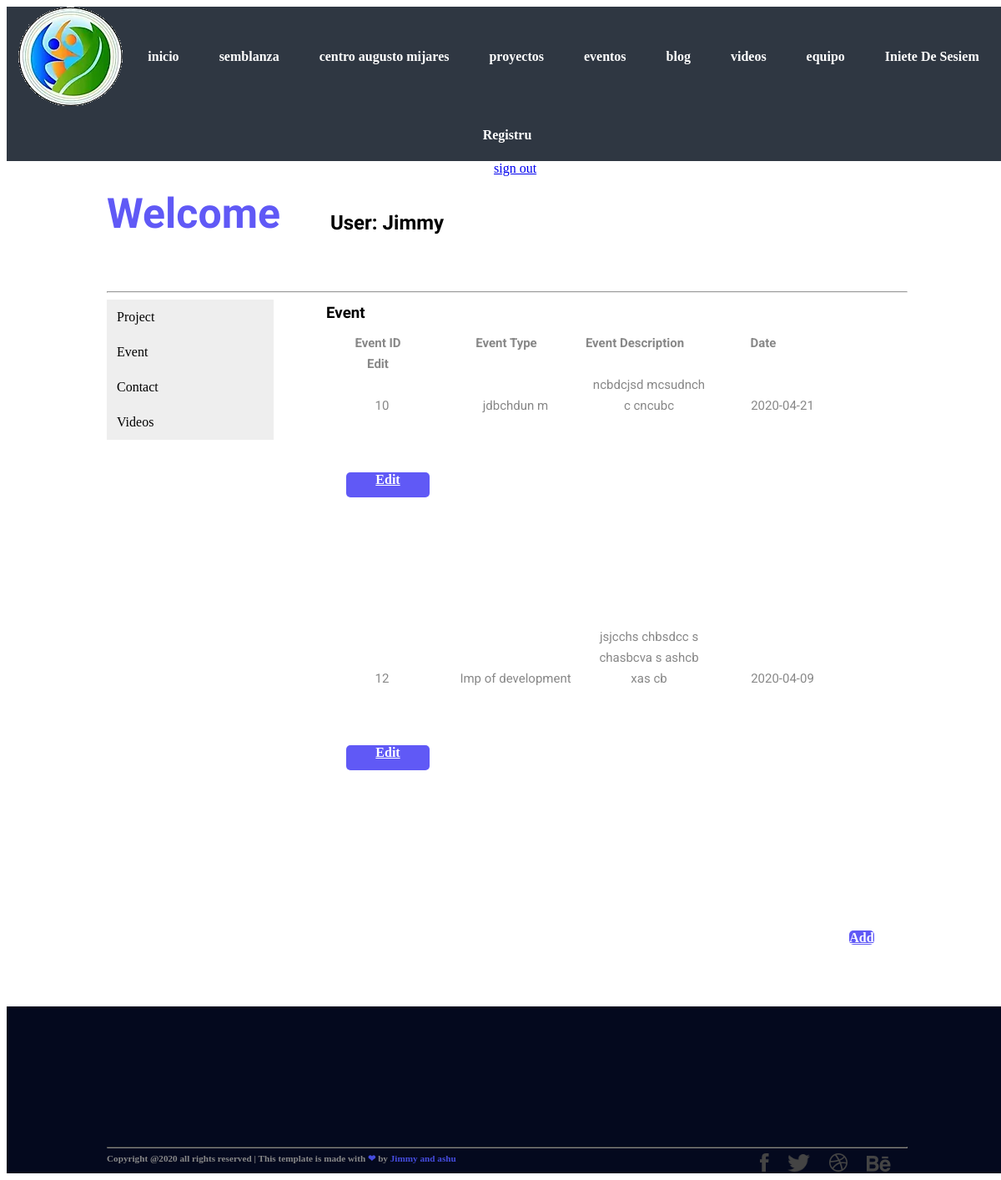
Screenshot of /event.php (signed in) with the database file from the repository.
### tables this page shows
CREATE TABLE `events` (
  `EventID` int(10) NOT NULL,
  `EventType` text NOT NULL,
  `EventDescription` text NOT NULL,
  `Date` text NOT NULL,
  `UserID` int(10) NOT NULL
);

### event.php (the view, shortened to what this page needs)
<!DOCTYPE html>
<head>
    <link rel="stylesheet" type="text/css" href="style/mijares.css">
</head>
<body>
<?php
include 'dbConn.php';
if(empty($_SESSION["name"])){?>
    <script>
        alert("Please login first!!!");
        setTimeout(function(){window.location ='index.html';}, 500);
    </script>
    <?php
}
else{
?>
    <div class="nav-container">
        <img src="image/logo.png">
        <a href="index.html">inicio</a>
        <a href="semblanza.html">semblanza</a>
        <a href="centro augusto mijares.html" >centro augusto mijares</a>
        <a href="proyectos.html">proyectos</a>
        <a href="eventos.html">eventos</a>
         <a href="http://jxp8516.uta.cloud/wordpress/">blog</a>
        <a href="videos.html">videos</a>
        <a href="equipo.php">equipo</a>
        <a onclick="openLoginPopupWindow()">Iniete De Sesiem</a>
        <a onclick="openRegisterWindow()">Registru</a>
    </div>
    <div id="wrapper" class="User">
    <div class="titleRow">
        <h1>Welcome</h1>
        <h2 id="username">User: <?php echo $_SESSION["name"] ?></h2>
        <a href="signout.php" >sign out</a>
    </div>
    <hr>
    <div class="vertical-menu">
        <a href="project.php" id="project" >Project</a>
        <a href="event.php" id="event" >Event</a>
        <a href="contacts.php" id="contact" >Contact</a>
        <a href="video.php" id="video" >Videos</a>
    </div>
    <div class="table_container">
        <h3 id="clickedName">Event</h3>
        <div>
            <div class="displayTag">
                <p><b>Event ID</p>
                <p><b>Event Type</p>
                <p><b>Event Description</p>
                <p><b>Date</p><p><b>Edit</p>
            </div>
            <?php
                $sql="Select * from events where UserID='".$_SESSION["id"]."'";
                $result=$conn->query($sql);
                while($row=$result->fetch_assoc()){
                    echo "<div class='displayTag1'>";
                    echo "<p id='eventid'>" .$row["EventID"]. "</p>" ;
                    echo "<p id='et".$row["EventID"]."'>" .$row["EventType"]. "</p>";
                    echo "<p id='ed".$row["EventID"]."'>" .$row["EventDescription"]. "</p>";
                    echo "<p id='date".$row["EventID"]."'>" .$row["Date"]. "</p>";
                    echo "<div class='box'>";
                    echo "<a  class='button' href='#popup1' onclick='btnEdit(".$row['EventID'].")'> Edit </a>";
                    echo "</div>";
                    echo "</div>";
                }
            ?>
        </div>
        <div class='box'>
            <a class='button' id="iddButton" href='#popup2'>Add</button>
        </div>
    </div>
</div>
    <footer>
        <div class="container">
            <div id="bootom-container" >
                <hr>
                <text>Copyright @2020 all rights reserved | This template is made with <text id="name">❤</text> by <text id="name">Jimmy and ashu</text></text>
                <div id="iconGroup" style="float: right">
                    <img src="image/facebook.png" class="facebook" alt="">
                    <img src="image/twitter.png" class="twitter" alt="">
                    <img src="image/basketball.png" alt="">
                    <img src="image/Be.png" alt="">
                </div>
            </div>
        </div>
    </footer>
            <?php } ?>
</body>
    </html>

### style/mijares.css (style rules this page uses)
#wrapper { width: 80%; margin: 0 auto; }
p { font-family: Roboto, serif; font-size: 15px; font-weight: 400; line-height: 1.667; width: 70ch; color: #888888; }
h1 { color: #6059f6; font-family: Rajdhani, serif; font-weight: bold; }
h2 { font-family: Rajdhani, serif; font-weight: 900; }
h3 { font-family: Rajdhani, serif; font-weight: 900; }
.nav-container { color: white; text-align: center; background-color: #2f3742; }
.nav-container img { display: inline-block; vertical-align: middle; }
.nav-container a { text-decoration:none; display: inline-block; margin: 2px; text-align: center; font-weight: bold ; padding: 20px; }
.nav-container a:link { color: white; }
footer .container { position: relative; background-color: #04091e; height: 200px; }
footer img { margin-right: 5px; }
footer .twitter { height: 21px ; width: 27px; }
footer .container #bootom-container { position: absolute; bottom: 0; vertical-align: bottom; color: #888888 ; width: 80%; margin-left: 10%; font-size: 0.7em; }
footer .container #bootom-container hr { border-color: #888888; }
footer .container #bootom-container #name { color: #454cde; }
footer .container #bootom-container #iconGroup { display: inline-block; }
footer .container #bootom-container #iconGroup img { padding-right: 15px; }
body { width: 100%; height: 100%; }
.vertical-menu { width: 200px; float: left; }
.vertical-menu a { background-color: #eee; color: black; display: block; padding: 12px; text-decoration: none; }
.User .titleRow { display: flex; }
.User .titleRow h1 { font-size: 50px; }
.User .titleRow h2 { margin: 60px ; }
.User .table_container { margin-left:250px ; }
.User .table_container h3 { margin: 13px; }
.User { height: 100%; }
.User #iddButton { background-color: #6059f6; color: white; border-radius: 5px; width: 100px; height: 30px; margin-bottom: 100px; margin-left: 600px; margin-top: 30px; }
.User .displayTag { display: block; }
.User .displayTag p { display: inline-block; padding-left:5px; padding-right: 5px; width:140px; text-align:center; margin: 0px; }
.User .displayTag1 { display: block; }
.User .displayTag1 p { display: inline-block; padding-left: 10px; padding-right: 10px; width:140px; text-align:center; margin: 0px; }
.User .displayTag1 div { display:inline-block; }
.User .displayTag1 a { display: inline-block; text-align: center; background-color: #6059f6; color: white; border-radius: 5px; width: 100px; height: 30px; margin-bottom: 100px; margin-top: 30px; }
.box { margin: 0 auto; background: rgba(255,255,255,0.2); padding: 35px; border: 2px solid #fff; border-radius: 20px/50px; background-clip: padding-box; text-align: center; }

### rows the page displays
events: EventID "10", EventType "jdbchdun m", EventDescription "ncbdcjsd mcsudnch c cncubc", Date "2020-04-21"
events: EventID "12", EventType "Imp of development", EventDescription "jsjcchs chbsdcc s chasbcva s ashcb xas cb", Date "2020-04-09"

### other values shown
$_SESSION["name"] "Jimmy"
